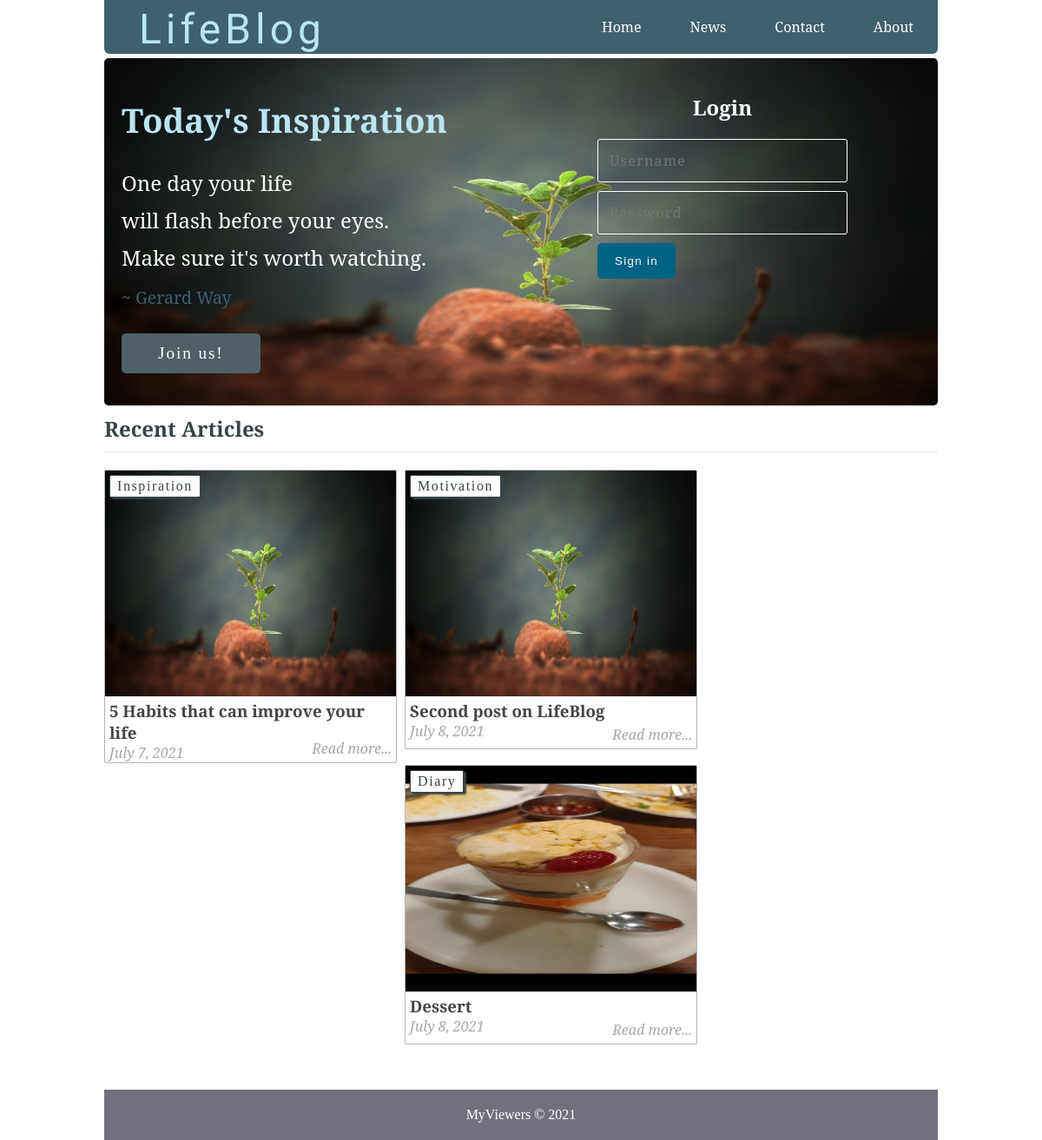
The page / on the database its author committed.
### tables this page shows
CREATE TABLE `posts` (
  `id` int(11) NOT NULL,
  `user_id` int(11) DEFAULT NULL,
  `title` varchar(255) NOT NULL,
  `slug` varchar(255) NOT NULL,
  `views` int(11) NOT NULL DEFAULT 0,
  `image` varchar(255) NOT NULL,
  `body` text NOT NULL,
  `published` tinyint(1) NOT NULL,
  `created_at` timestamp NOT NULL DEFAULT current_timestamp() ON UPDATE current_timestamp(),
  `updated_at` timestamp NOT NULL DEFAULT current_timestamp()
);

CREATE TABLE `topics` (
  `id` int(11) NOT NULL,
  `name` varchar(255) NOT NULL,
  `slug` varchar(255) NOT NULL
);

### includes/registration_login.php (called while the page is built, shortened)
<?php
	$username = "";
?>

### includes/public_functions.php (called while the page is built, shortened)
<?php
function getPublishedPosts() {
	global $conn;
	$sql = "SELECT * FROM posts WHERE published=true";
	$result = mysqli_query($conn, $sql);
	$posts = mysqli_fetch_all($result, MYSQLI_ASSOC);
	$final_posts = array();
	foreach ($posts as $post) {
		$post['topic'] = getPostTopic($post['id']);
		array_push($final_posts, $post);
	}
	return $final_posts;
}
function getPostTopic($post_id){
	global $conn;
	$sql = "SELECT * FROM topics WHERE id=
			(SELECT topic_id FROM post_topic WHERE post_id=$post_id) LIMIT 1";
	$result = mysqli_query($conn, $sql);
	$topic = mysqli_fetch_assoc($result);
	return $topic;
}
?>

### index.php (the view, shortened to what this page needs)
<?php require_once('config.php') ?>
<?php require_once( ROOT_PATH . '/includes/public_functions.php') ?>
<?php require_once( ROOT_PATH . '/includes/registration_login.php') ?>
<?php $posts = getPublishedPosts(); ?>
<?php require_once( ROOT_PATH . '/includes/head_section.php') ?>
</head>
<body>
	<div class="container">
		<?php include( ROOT_PATH . '/includes/navbar.php') ?>
		<?php include( ROOT_PATH . '/includes/banner.php') ?>
		<div class="content">
			<h2 class="content-title">Recent Articles</h2>
			<hr>
<?php foreach ($posts as $post): ?>
	<div class="post" style="margin-left: 0px;">
		<img src="<?php echo BASE_URL . '/static/images/' . $post['image']; ?>" class="post_image" alt="">
		<?php if (isset($post['topic']['name'])): ?>
			<a
				href="<?php echo BASE_URL . 'filtered_posts.php?topic=' . $post['topic']['id'] ?>"
				class="btn category">
				<?php echo $post['topic']['name'] ?>
			</a>
		<?php endif ?>
		<a href="single_post.php?post-slug=<?php echo $post['slug']; ?>">
			<div class="post_info">
				<h3><?php echo $post['title'] ?></h3>
				<div class="info">
					<span><?php echo date("F j, Y ", strtotime($post["created_at"])); ?></span>
					<span class="read_more">Read more...</span>
				</div>
			</div>
		</a>
	</div>
<?php endforeach ?>
		</div>
		<?php include( ROOT_PATH . '/includes/footer.php') ?>

### includes/head_section.php (shortened to what this page needs)
<!DOCTYPE html>
<html>
<head>
	<link rel="stylesheet" href="static/css/public_styling.css">

### includes/navbar.php
<div class="navbar">
	<div class="logo_div">
		<a href="index.php"><h1>LifeBlog</h1></a>
	</div>
	<ul>
	  <li><a class="active" href="index.php">Home</a></li>
	  <li><a href="#news">News</a></li>
	  <li><a href="#contact">Contact</a></li>
	  <li><a href="#about">About</a></li>
	</ul>
</div>

### includes/banner.php (shortened to what this page needs)
<?php if (isset($_SESSION['user']['username'])) { ?>
	<div class="logged_in_info">
		<span>welcome <?php echo $_SESSION['user']['username'] ?></span>
		|
		<span><a href="logout.php">logout</a></span>
	</div>
<?php }else{ ?>
	<div class="banner">
		<div class="welcome_msg">
			<h1>Today's Inspiration</h1>
			<p>
			    One day your life <br>
			    will flash before your eyes. <br>
			    Make sure it's worth watching. <br>
				<span>~ Gerard Way</span>
			</p>
			<a href="register.php" class="btn">Join us!</a>
		</div>
		<div class="login_div">
			<form action="<?php echo BASE_URL . 'index.php'; ?>" method="post" >
				<h2>Login</h2>
				<input type="text" name="username" value="<?php echo $username; ?>" placeholder="Username">
				<input type="password" name="password"  placeholder="Password">
				<button class="btn" type="submit" name="login_btn">Sign in</button>
			</form>
		</div>
	</div>
<?php } ?>

### includes/footer.php
<div class="footer">
			<p>MyViewers &copy; <?php echo date('Y'); ?></p>
		</div>
	</div>
</body>
</html>

### static/css/public_styling.css (style rules this page uses)
* { margin: 0px; padding: 0px; }
html { height: 100%; box-sizing: border-box; }
body { position: relative; margin: 0; padding-bottom: 6rem; min-height: 100%; }
h1, h2, h3, h4, h5, h6 { color: #444; font-family: 'Averia Serif Libre', cursive; }
a { text-decoration: none; }
ul, ol { margin-left: 40px; }
hr { margin: 10px 0px; opacity: .25; }
form h2 { margin: 25px auto; text-align: center; font-family: 'Averia Serif Libre', cursive; }
form input { width: 100%; display: block; padding: 13px 13px; font-size: 1em; margin: 5px auto 10px; border-radius: 3px; box-sizing : border-box; background: transparent; border: 1px solid #3E606F; }
.btn { color: white; background: #4E6166; text-align: center; border: none; border-radius: 5px; display: block; letter-spacing: .1em; margin: 10px 0px; padding: 13px 20px; text-decoration: none; }
.container { width: 80%; margin: 0px auto; }
.navbar { margin: 0 auto; overflow: hidden; background-color: #3E606F; border-radius: 0px 0px 6px 6px; }
.navbar ul { list-style-type: none; float: right; }
.navbar ul li { float: left; font-family: 'Noto Serif', serif; }
.navbar ul li a { display: block; color: white; text-align: center; padding: 20px 28px; text-decoration: none; }
.navbar .logo_div { float: left; padding-top: 5px; padding-left: 40px; }
.navbar .logo_div h1 { color: #B9E6F2; font-size: 3em; letter-spacing: 5px; font-weight: 100; font-family: 'Tangerine', cursive; }
.footer { position: absolute; right: 0; bottom: 0; left: 0; color: white; background-color: #73707D; text-align: center; width: 80%; margin: 20px auto 0px; padding: 20px 0px; }
.banner { margin: 5px auto; min-height: 400px; color: white; border-radius: 5px; background-image: url('../images/banner.jpg'); background-size: 100% 100%; }
.banner .welcome_msg { width: 45%; float: left; padding: 20px; }
.banner .welcome_msg h1 { color: #B9E6F2; margin: 25px 0px; font-size: 2.4em; font-family: 'Averia Serif Libre', cursive; }
.banner .welcome_msg p { color: white; font-size: 1.5em; line-height: 1.8em; font-family: 'Noto Serif', serif; }
.banner .welcome_msg p span { font-size: .81em; color: #3E606F; }
.banner .welcome_msg a { width: 30%; margin: 20px 0px; padding: 12px 15px; font-size: 1.2em; text-decoration: none; }
.banner .login_div { width: 50%; float: left; }
.banner .login_div form { margin-top: 40px; }
.banner .login_div form h2 { color: white; margin-bottom: 20px; font-family: 'Noto Serif', serif; }
.banner .login_div form input { width: 60%; color: white; border: 1px solid white; margin: 10px auto; letter-spacing: 1.3px; font-family: 'Noto Serif', serif; }
.banner .login_div form button { display: block; background: #006384; margin-left: 20%; }
.content { margin: 5px auto; border-radius: 5px; min-height: 400px; }
.content:after { content: ""; display: block; clear: both; }
.content .content-title { margin: 10px 0px; color: #374447; font-family: 'Averia Serif Libre', cursive; }
.content .post { width: 335px; margin: 9px; min-height: 320px; float: left; border-radius: 2px; border: 1px solid #b3b3b3; position: relative; }
.content .post .category { margin-top: 0px; padding: 3px 8px; color: #374447; background: white; display: inline-block; border-radius: 2px; border: 1px solid #374447; box-shadow: 3px 2px 2px; position: absolute; left: 5px; top: 5px; z-index: 3; }
.content .post .post_image { height: 260px; width: 100%; background-size: 100%; }
.content .post .post_image { width: 100%; height: 260px; }
.content .post .post_info { height: 100%; padding: 0px 5px; font-weight: 200; font-family: 'Noto Serif', serif; }
.content .post .post_info { color: #222; }
.content .post .post_info span { color: #A6A6A6; font-style: italic; }
.content .post .post_info span.read_more { position: absolute; right: 5px; bottom: 5px; }

### rows shown on the page
posts: image (picture), title "5 Habits that can improve your life", created_at "July 7, 2021"
topics: name "Inspiration"
posts: image (picture), title "Second post on LifeBlog", created_at "July 8, 2021"
topics: name "Motivation"
posts: image (picture), title "Dessert", created_at "July 8, 2021"
topics: name "Diary"
